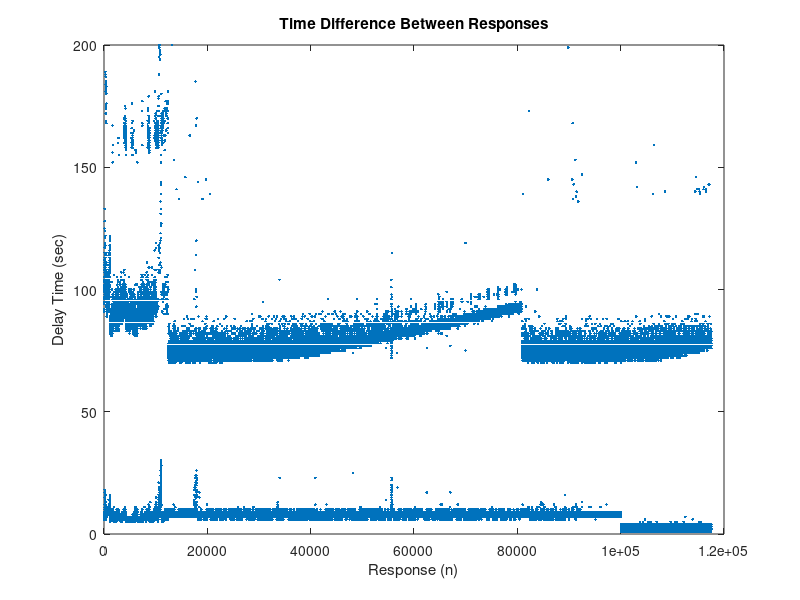
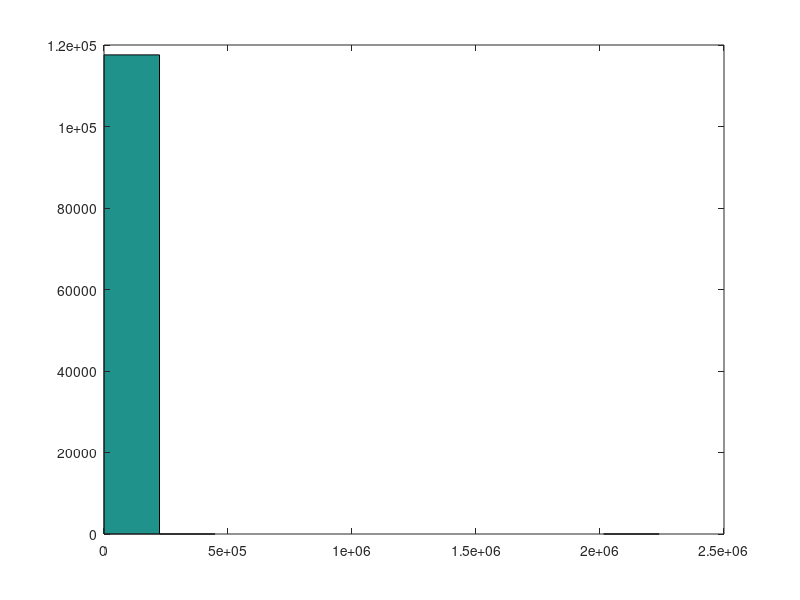
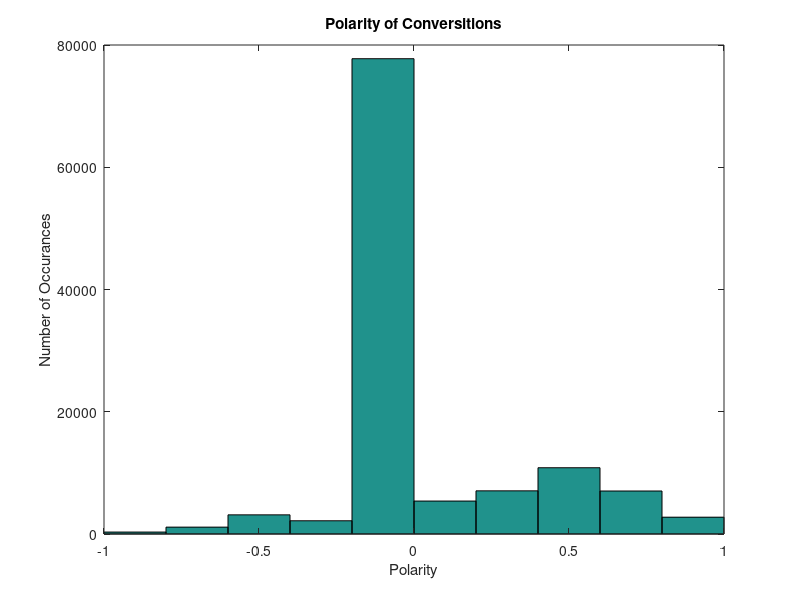
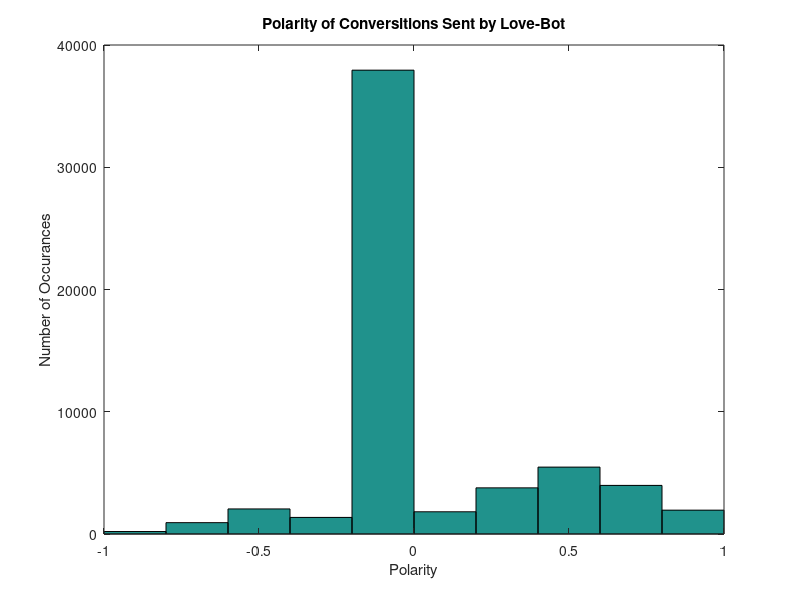

Reproduce these figures in MATLAB, in order.
close all
clear all
load lovebot20221012Name.mat
load lovebot20221012Polarity.mat
load lovebot20221012Subjectivity.mat
load lovebot20221012Time.mat
load lovebot20221012PolarityLoveBot.mat
load lovebot20221012PolarityHikari.mat
load lovebot20221012SubjectivityLoveBot.mat
load lovebot20221012SubjectivityHikari.mat


dt = diff(lovebotTime);

plot(dt,'.')

ylim([0,200])
xlabel('Response (n)');
ylabel('Delay Time (sec)');
title('Time Difference Between Responses');
shg

figure

hist(dt,10);

figure
hist(lovebotPolarity)
xlabel('Polarity')
ylabel('Number of Occurances')
title('Polarity of Conversitions')

figure
hist(lovebotLoveBotPolarity)
xlabel('Polarity')
ylabel('Number of Occurances')
title('Polarity of Conversitions Sent by Love-Bot')

figure
hist(lovebotHikariPolarity)
xlabel('Polarity')
ylabel('Number of Occurances')
title('Polarity of Conversitions Sent by Hikari')






figure
hist(lovebotSubjectivity)
xlabel('Subjectivity')
ylabel('Number of Occurances')
title('Subjectivity of Conversations')

figure
hist(lovebotLoveBotSubjectivity)
xlabel('Subjectivity')
ylabel('Number of Occurances')
title('Subjectivity of Conversations Sent by Love-Bot')

figure
hist(lovebotHikariSubjectivity)
xlabel('Subjectivity')
ylabel('Number of Occurances')
title('Subjectivity of Conversations Sent by Hikari')






shg
